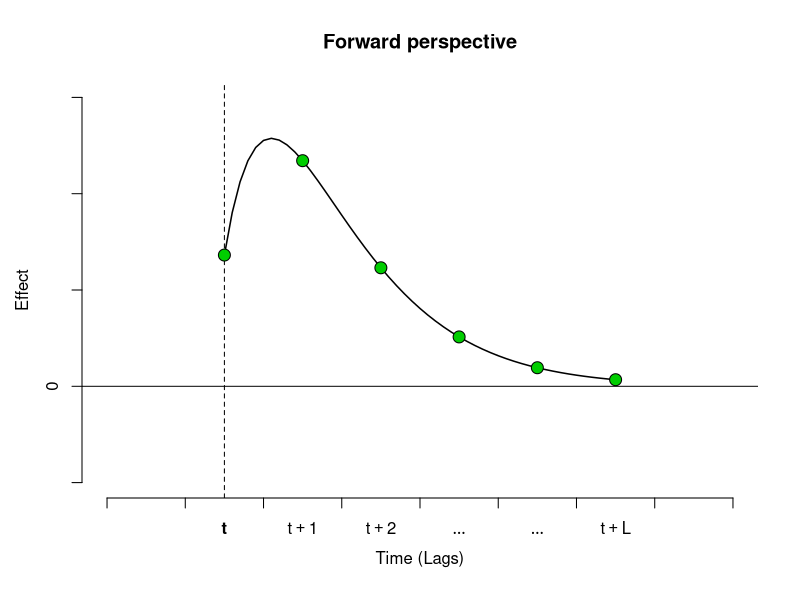
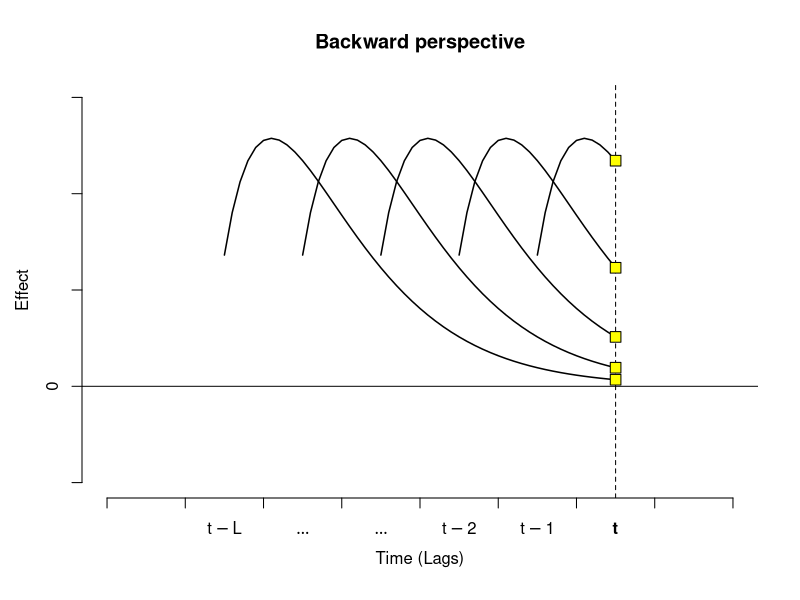

Generate these figures, in order, with R: (Note: this script raises an error after producing the figures.)
################################################################################
# Updated version of the R code for the analysis in:
#
#   "Attributable risk from distributed lag models"
#   Antonio Gasparrini & Michela Leone
#   BMC Medical Research Methodology 2014
#   http://www.ag-myresearch.com/bmcmrm2014.html
#
# Update: 11 January 2017
# * an updated version of this code, compatible with future versions of the
#   software, is available at:
#   https://github.com/gasparrini/2014_gasparrini_BMCmrm_Rcodedata
################################################################################

################################################################################
# FIGURE 1

fcurve <- function(x) dchisq(x,4)*7

plot(0:7,seq(-0.5,1.5,length=8),type="n",frame.plot=F,ylim=c(-0.5,1.5),
  axes=F,xlab="Time (Lags)",ylab="Effect",xlim=c(-0.5,7.5),mgp=c(2.5,1,0))
#rect(1.5,-0.5,2.5,1.5,col=grey(0.9),border=NA)
abline(v=1,lty=2)
axis(1,at=0:8-0.5,labels=F)
axis(1,at=1:6,tick=F,labels=c(expression(bold(t)),expression(t+1),
  expression(t+2),expression(...),expression(...),expression(t+L)))
axis(2,at=-1:3*0.5,labels=c(NA,0,NA,NA,NA))
lines(0:50/10+1,fcurve(0:50/10*2.5+0.5),lwd=1.5)
points(1:6,fcurve(0:5*2.5+0.5),pch=21,bg="green3",cex=1.6)
abline(h=0)
title("Forward perspective")

plot(0:7,seq(-0.5,1.5,length=8),type="n",frame.plot=F,ylim=c(-0.5,1.5),
  axes=F,xlab="Time (Lags)",ylab="Effect",xlim=c(-0.5,7.5),mgp=c(2.5,1,0))
#rect(1.5,-0.5,2.5,1.5,col=grey(0.9),border=NA)
abline(v=6,lty=2)
axis(1,at=0:8-0.5,labels=F)
axis(1,at=6:1,tick=F,labels=c(expression(bold(t)),expression(t-1),
  expression(t-2),expression(...),expression(...),expression(t-L)))
axis(2,at=-1:3*0.5,labels=c(NA,0,NA,NA,NA))
for(i in 0:4*10) lines(i:50/10+1,fcurve(0:(50-i)/10*2.5+0.5),lwd=1.5)
points(rep(6,5),fcurve(1:5*2.5+0.5),pch=22,bg="yellow",cex=1.6)
abline(h=0)
title("Backward perspective")

################################################################################
# FIGURE 2

plot(cp1,xlab="Temperature (C)",zlim=c(0.85,1.45),xlim=c(-5,31),
  zlab="RR",ltheta=170,phi=35,lphi=30)
title("Exposure-lag-response surface")
mtext("London 1993-2006",cex=0.75)

plot(cp1cold,"overall",col=4,ylab="RR",xlab="Temperature",xlim=c(-5,35),
  ylim=c(-0.5,3.5),axes=F,lwd=1.5)
lines(cp1hot,"overall",ci="area",col=2,lwd=1.5)
axis(1,at=-1:7*5)
axis(2,at=c(1:7*0.5))
title("Overall cumulative association and temperature distribution")
mtext("London 1993-2006",cex=0.75)
par(new=T)
hist(lndn$tmean,xlim=c(-5,35),ylim=c(0,1200),axes=F,ann=F,col=grey(0.95),breaks=30)
abline(v=quantile(lndn$tmean,c(0.01,0.99)),lty=2)
abline(v=cen,lty=3)
axis(4,at=0:4*100)
mtext("Freq",4,line=2.5,at=200,cex=0.8)


################################################################################
# FIGURE 3 (NB: DIFFERENT THAN ORIGINAL AS ROME DATA ARE NOT AVAILABLE)

plot(cp3,var=29,ci="n",col="red3",ylab="RR",ylim=c(.95,1.2),xlab="Lag",lwd=2)
lines(cp3,var=27,col="red",lty=2,lwd=2)
lines(cp3,var=25,col="orange2",lty=4,lwd=2)
title("Lag-response association at different temperatures")
mtext("London 1993-2006",cex=0.7)
legend("topright",c(expression(paste(25*degree,"C",sep="")),
  expression(paste(27*degree,"C",sep="")),
  expression(paste(29*degree,"C",sep=""))),lty=c(4,2,1),lwd=2,
  col=c("orange2","red","red3"),inset=0.05)

attrback <- attrdl(lndn$tmean,cb,lndn$death,model,tot=F,type="an",cen=cen,
  range=c(cen,100))
attrforw <- attrdl(lndn$tmean,cb,lndn$death,model,tot=F,type="an",dir="forw",
  cen=cen,range=c(cen,100))

sub <- lndn$year==1995 & lndn$month%in%7:9
plot(as.Date(lndn$date[sub]),attrback[sub],ylim=c(-50,100),ylab="",xlab="Date",
  axes=F,frame.plot=F,cex=0.8,pch=22,bg="yellow")
points(as.Date(lndn$date[sub]),attrforw[sub],cex=0.8,pch=21,bg="green3")
axis(1,at=as.Date(paste(1995,c(7:9,9),c(1,1,30),sep="-")),labels=F)
axis(1,at=as.Date(paste(1995,7:9,15,sep="-")),tick=F,
  labels=c("July","Aug","Sept"))
axis(2,at=-1:20*5)
abline(h=0)
title("Daily attributable deaths and temperature")
mtext("London July-Sept 1995",cex=0.7)
mtext("Attributable deaths",2,line=2.5,at=40)
legend("topright",c("Forward","Backward"),pch=21:22,
  pt.bg=c("green3","yellow"),inset=0.05)
par(new=T)
plot(as.Date(lndn$date[sub]),lndn$tmean[sub],type="l",ann=F,axes=F,ylim=c(10,90))
abline(h=cen,lty=3)
axis(4,at=3:6*5)
mtext("Degree C",4,line=2.5,at=22.5,cex=0.8)

#
